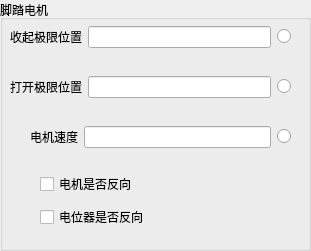
  <widget class="QGroupBox" name="groupBox_3">
   <property name="geometry">
    <rect>
     <x>690</x>
     <y>80</y>
     <width>311</width>
     <height>251</height>
    </rect>
   </property>
   <property name="title">
    <string>脚踏电机</string>
   </property>
   <widget class="QWidget" name="layoutWidget">
    <property name="geometry">
     <rect>
      <x>10</x>
      <y>20</y>
      <width>281</width>
      <height>34</height>
     </rect>
    </property>
    <layout class="QGridLayout" name="gridLayout_9">
     <item row="1" column="1">
      <widget class="QLineEdit" name="leMotorFootClosePosition"/>
     </item>
     <item row="1" column="0">
      <widget class="QLabel" name="label_18">
       <property name="text">
        <string>收起极限位置</string>
       </property>
      </widget>
     </item>
     <item row="1" column="2">
      <widget class="QRadioButton" name="rbnSelectMotorFootClose">
       <property name="text">
        <string/>
       </property>
      </widget>
     </item>
     <item row="0" column="1">
      <spacer name="verticalSpacer_23">
       <property name="orientation">
        <enum>Qt::Vertical</enum>
       </property>
       <property name="sizeHint" stdset="0">
        <size>
         <width>20</width>
         <height>40</height>
        </size>
       </property>
      </spacer>
     </item>
     <item row="2" column="1">
      <spacer name="verticalSpacer_24">
       <property name="orientation">
        <enum>Qt::Vertical</enum>
       </property>
       <property name="sizeHint" stdset="0">
        <size>
         <width>20</width>
         <height>40</height>
        </size>
       </property>
      </spacer>
     </item>
    </layout>
   </widget>
   <widget class="QWidget" name="layoutWidget">
    <property name="geometry">
     <rect>
      <x>10</x>
      <y>70</y>
      <width>281</width>
      <height>34</height>
     </rect>
    </property>
    <layout class="QGridLayout" name="gridLayout_10">
     <item row="1" column="2">
      <widget class="QRadioButton" name="rbnSelectMotorFootOpen">
       <property name="text">
        <string/>
       </property>
      </widget>
     </item>
     <item row="1" column="1">
      <widget class="QLineEdit" name="leMotorFootOpenPosition"/>
     </item>
     <item row="1" column="0">
      <widget class="QLabel" name="label_19">
       <property name="text">
        <string>打开极限位置</string>
       </property>
      </widget>
     </item>
     <item row="0" column="1">
      <spacer name="verticalSpacer_25">
       <property name="orientation">
        <enum>Qt::Vertical</enum>
       </property>
       <property name="sizeHint" stdset="0">
        <size>
         <width>20</width>
         <height>40</height>
        </size>
       </property>
      </spacer>
     </item>
     <item row="2" column="1">
      <spacer name="verticalSpacer_26">
       <property name="orientation">
        <enum>Qt::Vertical</enum>
       </property>
       <property name="sizeHint" stdset="0">
        <size>
         <width>20</width>
         <height>40</height>
        </size>
       </property>
      </spacer>
     </item>
    </layout>
   </widget>
   <widget class="QWidget" name="layoutWidget">
    <property name="geometry">
     <rect>
      <x>30</x>
      <y>120</y>
      <width>261</width>
      <height>34</height>
     </rect>
    </property>
    <layout class="QGridLayout" name="gridLayout_11">
     <item row="1" column="2">
      <widget class="QRadioButton" name="rbnSelectMotorFootSpeed">
       <property name="text">
        <string/>
       </property>
      </widget>
     </item>
     <item row="1" column="1">
      <widget class="QLineEdit" name="leMotorFootSpeed"/>
     </item>
     <item row="1" column="0">
      <widget class="QLabel" name="label_17">
       <property name="text">
        <string>电机速度</string>
       </property>
       <property name="alignment">
        <set>Qt::AlignCenter</set>
       </property>
      </widget>
     </item>
     <item row="0" column="1">
      <spacer name="verticalSpacer_27">
       <property name="orientation">
        <enum>Qt::Vertical</enum>
       </property>
       <property name="sizeHint" stdset="0">
        <size>
         <width>20</width>
         <height>40</height>
        </size>
       </property>
      </spacer>
     </item>
     <item row="2" column="1">
      <spacer name="verticalSpacer_28">
       <property name="orientation">
        <enum>Qt::Vertical</enum>
       </property>
       <property name="sizeHint" stdset="0">
        <size>
         <width>20</width>
         <height>40</height>
        </size>
       </property>
      </spacer>
     </item>
    </layout>
   </widget>
   <widget class="QWidget" name="layoutWidget">
    <property name="geometry">
     <rect>
      <x>40</x>
      <y>170</y>
      <width>171</width>
      <height>61</height>
     </rect>
    </property>
    <layout class="QGridLayout" name="gridLayout_12">
     <item row="3" column="0">
      <widget class="QCheckBox" name="cbMotorFootPositionIsReverse">
       <property name="text">
        <string>电位器是否反向</string>
       </property>
      </widget>
     </item>
     <item row="1" column="0">
      <widget class="QCheckBox" name="cbMotorFootDirectionIsReverse">
       <property name="text">
        <string>电机是否反向</string>
       </property>
      </widget>
     </item>
     <item row="0" column="0">
      <spacer name="verticalSpacer_5">
       <property name="orientation">
        <enum>Qt::Vertical</enum>
       </property>
       <property name="sizeHint" stdset="0">
        <size>
         <width>20</width>
         <height>40</height>
        </size>
       </property>
      </spacer>
     </item>
     <item row="4" column="0">
      <spacer name="verticalSpacer_6">
       <property name="orientation">
        <enum>Qt::Vertical</enum>
       </property>
       <property name="sizeHint" stdset="0">
        <size>
         <width>20</width>
         <height>40</height>
        </size>
       </property>
      </spacer>
     </item>
     <item row="2" column="0">
      <spacer name="verticalSpacer_53">
       <property name="orientation">
        <enum>Qt::Vertical</enum>
       </property>
       <property name="sizeHint" stdset="0">
        <size>
         <width>20</width>
         <height>40</height>
        </size>
       </property>
      </spacer>
     </item>
    </layout>
   </widget>
  </widget>
